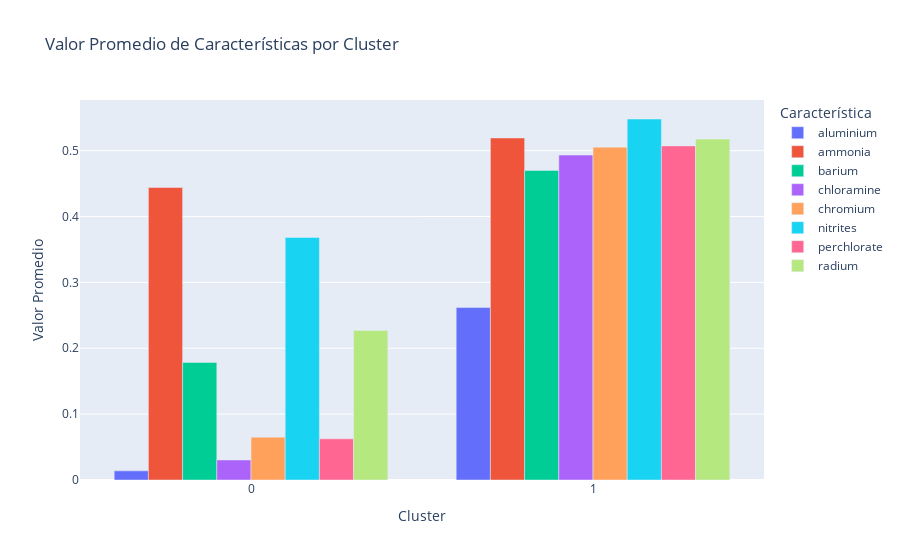

The notebook cell saved with this chart:
### Code cell
# si lo quiero interactivo y en un solo grafico
import plotly.express as px
cluster_means_long = cluster_means.reset_index().melt(id_vars='cluster', var_name='Feature', value_name='Valor Promedio') # Convertir el DataFrame de valores promedio por cluster a formato largo (long format)
fig = px.bar(cluster_means_long, x='cluster', y='Valor Promedio', color='Feature', barmode='group',
             labels={'cluster': 'Cluster', 'Valor Promedio': 'Valor Promedio', 'Feature': 'Característica'},
             title='Valor Promedio de Características por Cluster')
fig.show()

### Figure 1 — Plotly figure (JSON) as saved in the notebook; plotly's stock layout.template omitted (floating-point values rounded to 4 significant figures)
{"data": [{"alignmentgroup": "True", "hovertemplate": "Característica=aluminium<br>Cluster=%{x}<br>Valor Promedio=%{y}<extra></extra>", "legendgroup": "aluminium", "marker": {"color": "#636efa", "pattern": {"shape": ""}}, "name": "aluminium", "offsetgroup": "aluminium", "orientation": "v", "showlegend": true, "textposition": "auto", "type": "bar", "x": [0, 1], "xaxis": "x", "y": [0.01385, 0.2618], "yaxis": "y"}, {"alignmentgroup": "True", "hovertemplate": "Característica=ammonia<br>Cluster=%{x}<br>Valor Promedio=%{y}<extra></extra>", "legendgroup": "ammonia", "marker": {"color": "#EF553B", "pattern": {"shape": ""}}, "name": "ammonia", "offsetgroup": "ammonia", "orientation": "v", "showlegend": true, "textposition": "auto", "type": "bar", "x": [0, 1], "xaxis": "x", "y": [0.444, 0.5193], "yaxis": "y"}, {"alignmentgroup": "True", "hovertemplate": "Característica=barium<br>Cluster=%{x}<br>Valor Promedio=%{y}<extra></extra>", "legendgroup": "barium", "marker": {"color": "#00cc96", "pattern": {"shape": ""}}, "name": "barium", "offsetgroup": "barium", "orientation": "v", "showlegend": true, "textposition": "auto", "type": "bar", "x": [0, 1], "xaxis": "x", "y": [0.1785, 0.47], "yaxis": "y"}, {"alignmentgroup": "True", "hovertemplate": "Característica=chloramine<br>Cluster=%{x}<br>Valor Promedio=%{y}<extra></extra>", "legendgroup": "chloramine", "marker": {"color": "#ab63fa", "pattern": {"shape": ""}}, "name": "chloramine", "offsetgroup": "chloramine", "orientation": "v", "showlegend": true, "textposition": "auto", "type": "bar", "x": [0, 1], "xaxis": "x", "y": [0.03041, 0.4932], "yaxis": "y"}, {"alignmentgroup": "True", "hovertemplate": "Característica=chromium<br>Cluster=%{x}<br>Valor Promedio=%{y}<extra></extra>", "legendgroup": "chromium", "marker": {"color": "#FFA15A", "pattern": {"shape": ""}}, "name": "chromium", "offsetgroup": "chromium", "orientation": "v", "showlegend": true, "textposition": "auto", "type": "bar", "x": [0, 1], "xaxis": "x", "y": [0.06502, 0.5053], "yaxis": "y"}, {"alignmentgroup": "True", "hovertemplate": "Característica=nitrites<br>Cluster=%{x}<br>Valor Promedio=%{y}<extra></extra>", "legendgroup": "nitrites", "marker": {"color": "#19d3f3", "pattern": {"shape": ""}}, "name": "nitrites", "offsetgroup": "nitrites", "orientation": "v", "showlegend": true, "textposition": "auto", "type": "bar", "x": [0, 1], "xaxis": "x", "y": [0.3682, 0.5481], "yaxis": "y"}, {"alignmentgroup": "True", "hovertemplate": "Característica=perchlorate<br>Cluster=%{x}<br>Valor Promedio=%{y}<extra></extra>", "legendgroup": "perchlorate", "marker": {"color": "#FF6692", "pattern": {"shape": ""}}, "name": "perchlorate", "offsetgroup": "perchlorate", "orientation": "v", "showlegend": true, "textposition": "auto", "type": "bar", "x": [0, 1], "xaxis": "x", "y": [0.06252, 0.5073], "yaxis": "y"}, {"alignmentgroup": "True", "hovertemplate": "Característica=radium<br>Cluster=%{x}<br>Valor Promedio=%{y}<extra></extra>", "legendgroup": "radium", "marker": {"color": "#B6E880", "pattern": {"shape": ""}}, "name": "radium", "offsetgroup": "radium", "orientation": "v", "showlegend": true, "textposition": "auto", "type": "bar", "x": [0, 1], "xaxis": "x", "y": [0.2271, 0.5176], "yaxis": "y"}], "layout": {"barmode": "group", "legend": {"title": {"text": "Característica"}, "tracegroupgap": 0}, "title": {"text": "Valor Promedio de Características por Cluster"}, "xaxis": {"anchor": "y", "domain": [0, 1], "title": {"text": "Cluster"}}, "yaxis": {"anchor": "x", "domain": [0, 1], "title": {"text": "Valor Promedio"}}}}
